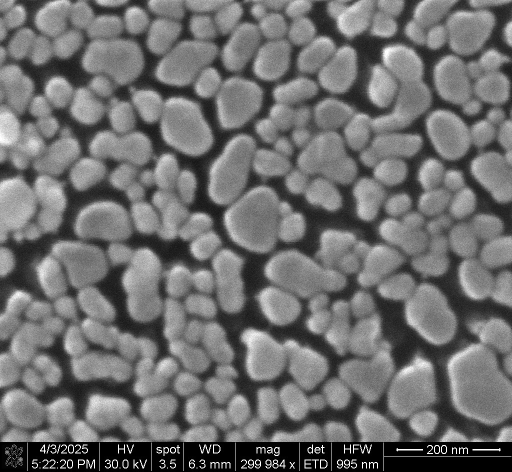
#> input picture 扫描电子显微镜/retest.jpg, 1024 x 943 px, found by its file name (shown at 1/2 size)
$ jupyter execute SEM.ipynb
#> lines starting #> are read from the running program, lines starting #| are printed output that depends on the picture
[cell 1]
# -*- coding: utf-8 -*-
"""
Created on Wed Mar 13 23:39:32 2024

@author: DELL
"""


import numpy as np
from PIL import Image
import imageio
import matplotlib.pyplot as plt
filename = "C:\\Users\\DELL\\Downloads\\retest.jpg"

img = imageio.v3.imread(filename,pilmode='RGB')
#> img is the input picture: shape (943, 1024, 3); min 0, max 255, mean 111.1

h,w,c = img.shape
#> h = 943; w = 1024; c = 3

print(h,w,c)
#| 943 1024 3
pixels = np.array(img)
print(pixels.shape)
#| (943, 1024, 3)

[cell 2]
red = pixels[:,:,0]
print(red.shape)
#| (943, 1024)

[cell 3]
Z=np.fft.fft(red)
print(Z.shape)
#| (943, 1024)

[cell 4]
def show(Z):
    height,width = Z.shape
#> height = 943; width = 1024
    img1 = Image.new('RGB', (width, height), (255, 255, 255))
#> img1: PIL image 1024x943 RGB; every value is 255

    for x in range(height):
        for y in range(width):
            red = int(Z[x][y].real)
            blue = int(Z[x][y].imag)
            green = int((red+blue)/2)
            img1.putpixel((y, x), (red, green, blue))
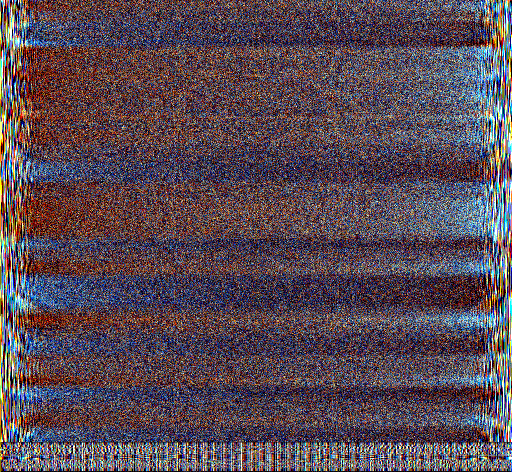
#> img1: PIL image 1024x943 RGB (shown at 1/2 size); mean R, G, B 88.3, 73.6, 84.5
    img1.show()

[cell 5]
show(Z)

[cell 6]
def Plot(X):
    x = [i for i in range(len(X))]
    plt.plot(x,X)
    plt.xlabel('freq:cycs/1024pixel')
    plt.ylabel('spectrum density in log10')
    plt.show()

[cell 7]
ZZ = (Z*np.conjugate(Z)).real
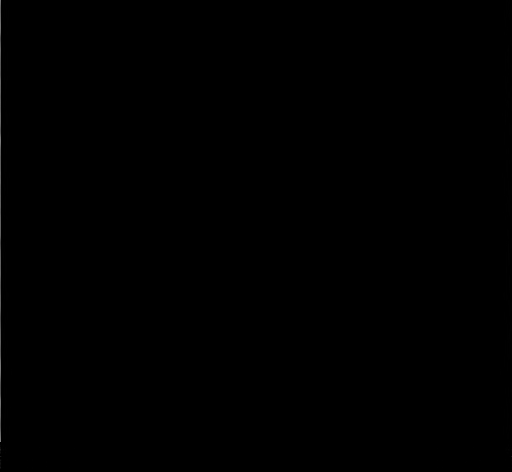
#> ZZ: shape (943, 1024) float64 (shown at 1/2 size); min 0, max 1.9e+10, mean 15284972.1; drawn with min black and max white

[cell 8]
freq = np.mean(ZZ, axis = 0)
#> freq = 1024 values, max 1.35e+10 at index 0, min 115798.5 at index 518, mean 15284972.1

[cell 9]
Plot(np.log10(freq[1:300]+0.0005))
#> in Plot, `x = [i for i in range(len(X))]`: x = 299 values from 0 to 298
#> in Plot, `plt.show()`:
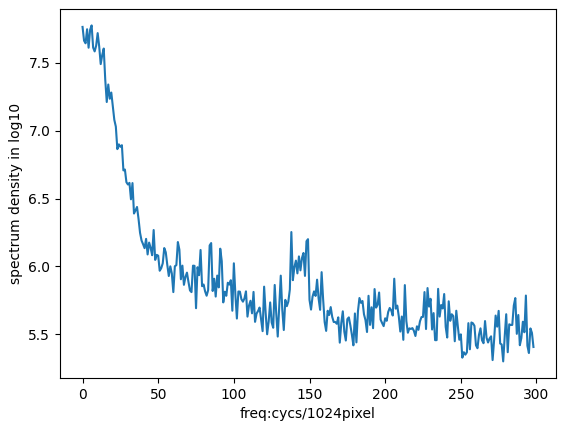
#> figure drawn by matplotlib, 1 panel; curve peaks at x = 6, y = 7.77

[cell 10]
freq.shape
#> Out = (1024,)

[cell 11]
Plot(ZZ[772][5:100])
#> in Plot (call 2), `x = [i for i in range(len(X))]`: x = 95 values from 0 to 94
#> in Plot (call 2), `plt.show()`:
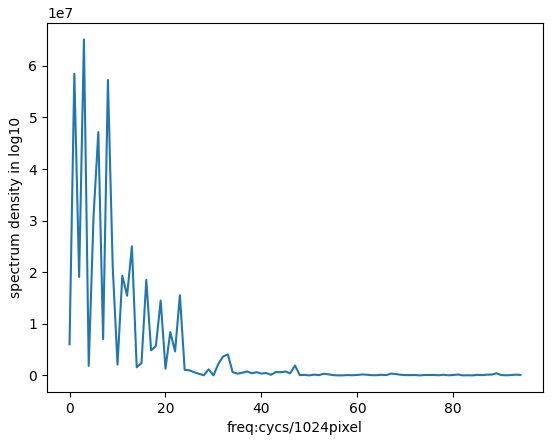
#> figure drawn by matplotlib, 1 panel; curve peaks at x = 3, y = 65120624.8

[cell 12]
Plot(red[772][800:1000])
#> in Plot (call 3), `x = [i for i in range(len(X))]`: x = 200 values from 0 to 199
#> in Plot (call 3), `plt.show()`:
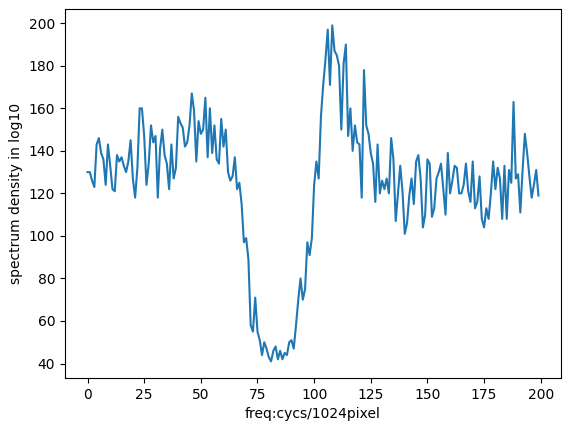
#> figure drawn by matplotlib, 1 panel; curve peaks at x = 108, y = 199

[cell 13]
1+2

[cell 14]
x = np.zeros((100))
x[45:50] = 1

[cell 15]
y = np.fft.fft(x)
z = (np.conjugate(y)*y).real

[cell 16]
plt.plot([i for i in range(100)],z)
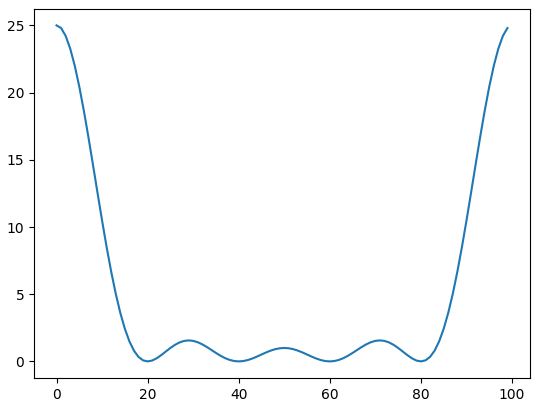
#> figure drawn by matplotlib, 1 panel; curve peaks at x = 0, y = 25

[cell 17]
freq[200]
#> Out = 363913.7
